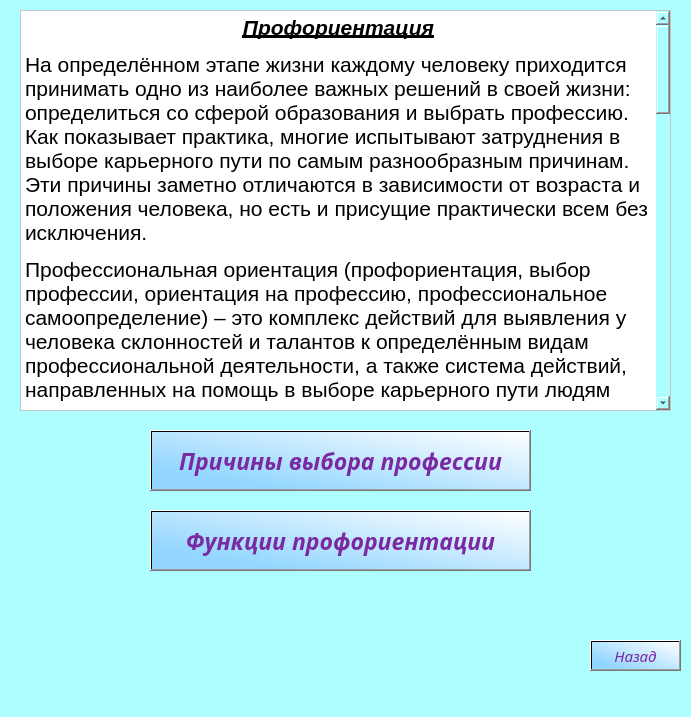
<?xml version="1.0" encoding="UTF-8"?>
<ui version="4.0">
 <class>MainWindow</class>
 <widget class="QMainWindow" name="MainWindow">
  <property name="geometry">
   <rect>
    <x>0</x>
    <y>0</y>
    <width>691</width>
    <height>717</height>
   </rect>
  </property>
  <property name="windowTitle">
   <string>MainWindow</string>
  </property>
  <property name="styleSheet">
   <string notr="true">background-color: rgb(173, 255, 255);
</string>
  </property>
  <widget class="QWidget" name="centralwidget">
   <widget class="QTextBrowser" name="textBrowser">
    <property name="geometry">
     <rect>
      <x>20</x>
      <y>10</y>
      <width>651</width>
      <height>401</height>
     </rect>
    </property>
    <property name="styleSheet">
     <string notr="true">background-color: rgb(255, 255, 255);</string>
    </property>
    <property name="html">
     <string>&lt;!DOCTYPE HTML PUBLIC &quot;-//W3C//DTD HTML 4.0//EN&quot; &quot;http://www.w3.org/TR/REC-html40/strict.dtd&quot;&gt;
&lt;html&gt;&lt;head&gt;&lt;meta name=&quot;qrichtext&quot; content=&quot;1&quot; /&gt;&lt;style type=&quot;text/css&quot;&gt;
p, li { white-space: pre-wrap; }
&lt;/style&gt;&lt;/head&gt;&lt;body style=&quot; font-family:'MS Shell Dlg 2'; font-size:8.25pt; font-weight:400; font-style:normal;&quot;&gt;
&lt;p align=&quot;center&quot; style=&quot; margin-top:12px; margin-bottom:12px; margin-left:0px; margin-right:0px; -qt-block-indent:0; text-indent:0px;&quot;&gt;&lt;span style=&quot; font-size:16pt; font-weight:600; font-style:italic; text-decoration: underline;&quot;&gt;Профориентация&lt;/span&gt;&lt;/p&gt;
&lt;p style=&quot; margin-top:12px; margin-bottom:12px; margin-left:0px; margin-right:0px; -qt-block-indent:0; text-indent:0px;&quot;&gt;&lt;span style=&quot; font-family:'Times New Roman,serif'; font-size:16pt;&quot;&gt;На определённом этапе жизни каждому человеку приходится принимать одно из наиболее важных решений в своей жизни: определиться со сферой образования и выбрать профессию. Как показывает практика, многие испытывают затруднения в выборе карьерного пути по самым разнообразным причинам. Эти причины заметно отличаются в зависимости от возраста и положения человека, но есть и присущие практически всем без исключения. &lt;/span&gt;&lt;/p&gt;
&lt;p style=&quot; margin-top:12px; margin-bottom:12px; margin-left:0px; margin-right:0px; -qt-block-indent:0; text-indent:0px;&quot;&gt;&lt;span style=&quot; font-family:'Times New Roman,serif'; font-size:16pt;&quot;&gt;Профессиональная ориентация (профориентация, выбор профессии, ориентация на профессию, профессиональное самоопределение) – это комплекс действий для выявления у человека склонностей и талантов к определённым видам профессиональной деятельности, а также система действий, направленных на помощь в выборе карьерного пути людям всех возрастов.&lt;/span&gt;&lt;span style=&quot; font-size:16pt;&quot;&gt; &lt;/span&gt;&lt;/p&gt;
&lt;p style=&quot; margin-top:12px; margin-bottom:12px; margin-left:0px; margin-right:0px; -qt-block-indent:0; text-indent:0px;&quot;&gt;&lt;span style=&quot; font-family:'Times New Roman,serif'; font-size:16pt;&quot;&gt;В современном мире существует огромное количество профессий и с развитием общества постоянно появляются новые. Найти подходящую для себя – нелёгкая задача, подчас требующая умения разобраться в себе: знать свои слабые и сильные стороны, адекватно оценивать физические и умственные возможности, быть готовым постоянно учиться и усваивать большие объемы знаний.&lt;/span&gt;&lt;span style=&quot; font-size:16pt;&quot;&gt; &lt;/span&gt;&lt;/p&gt;
&lt;p style=&quot; margin-top:12px; margin-bottom:12px; margin-left:0px; margin-right:0px; -qt-block-indent:0; text-indent:0px;&quot;&gt;&lt;span style=&quot; font-family:'Times New Roman,serif'; font-size:16pt;&quot;&gt;Наиболее успешен в своей карьере тот человек, который с радостью ходит на работу как на праздник, а это возможно только при грамотно проведённой профориентационной работе. В лучшем случае такая работа продолжается на протяжении всей жизни человека, начиная с детского сада и школы и продолжаясь на рабочем месте. В разном возрасте профориентация решает разные проблемы: в школе это вопрос выбора профессии, а в организации может быть адаптацией к процессу труда.&lt;/span&gt;&lt;span style=&quot; font-size:16pt;&quot;&gt; &lt;/span&gt;&lt;/p&gt;
&lt;p style=&quot; margin-top:12px; margin-bottom:12px; margin-left:0px; margin-right:0px; -qt-block-indent:0; text-indent:0px;&quot;&gt;&lt;span style=&quot; font-family:'Times New Roman,serif'; font-size:16pt;&quot;&gt;В России значительно ослабли позиции значимости трудового воспитания подрастающего поколения. Свою роль в этом процессе сыграли как средства массовой информации, формирующие преимущественно потребительское отношение к жизни, так и значительное разделение престижности профессий, пусть и не всегда совпадающее с действительностью. Молодежь мечтает о возможности сделать лёгкую и быструю карьеру в экономической или юридической сферах, в то время как наука, работа руками и сельское хозяйство часто воспринимается как работа для неудачников. Однако грамотный специалист на крупном предприятии может получать значительно большую зарплату, чем очередной экономист в офисе.&lt;/span&gt;&lt;span style=&quot; font-size:16pt;&quot;&gt; &lt;/span&gt;&lt;/p&gt;
&lt;p style=&quot; margin-top:12px; margin-bottom:12px; margin-left:0px; margin-right:0px; -qt-block-indent:0; text-indent:0px;&quot;&gt;&lt;span style=&quot; font-family:'Times New Roman,serif'; font-size:16pt;&quot;&gt;Заметно увеличилось и количество людей, работающих не по полученной специальности, особенно сильно эта тенденция прослеживается среди выпускников высших учебных заведений. Таким образом, рынок труда за счёт государственных средств, ушедших на образование студента, насыщается бесполезными специалистами.&lt;/span&gt;&lt;span style=&quot; font-size:16pt;&quot;&gt; &lt;/span&gt;&lt;/p&gt;
&lt;p style=&quot; margin-top:12px; margin-bottom:12px; margin-left:0px; margin-right:0px; -qt-block-indent:0; text-indent:0px;&quot;&gt;&lt;span style=&quot; font-family:'Times New Roman,serif'; font-size:16pt;&quot;&gt;Эти и другие проблемы может решить грамотно и вовремя проводимая профориентация, начиная с детского сада и на протяжении всего времени обучения в школе и средне-специальных или высших учебных заведениях.&lt;/span&gt;&lt;span style=&quot; font-size:16pt;&quot;&gt; &lt;/span&gt;&lt;/p&gt;
&lt;p style=&quot; margin-top:12px; margin-bottom:12px; margin-left:0px; margin-right:0px; -qt-block-indent:0; text-indent:0px;&quot;&gt;&lt;span style=&quot; font-family:'Times New Roman,serif'; font-size:16pt; font-weight:600; font-style:italic;&quot;&gt;Где можно пройти профориентацию:&lt;/span&gt;&lt;span style=&quot; font-size:16pt;&quot;&gt; &lt;/span&gt;&lt;/p&gt;
&lt;p style=&quot; margin-top:12px; margin-bottom:12px; margin-left:0px; margin-right:0px; -qt-block-indent:0; text-indent:0px;&quot;&gt;&lt;span style=&quot; font-family:'Courier New'; font-size:14pt;&quot;&gt;o&lt;/span&gt;&lt;span style=&quot; font-family:'Times New Roman'; font-size:16pt;&quot;&gt;   &lt;/span&gt;&lt;span style=&quot; font-family:'Times New Roman,serif'; font-size:16pt;&quot;&gt;Различные тесты на профориентацию размещены в интернете (самый популярный проект по профориентации «Билет в будущие»). &lt;/span&gt;&lt;/p&gt;
&lt;p style=&quot; margin-top:12px; margin-bottom:12px; margin-left:0px; margin-right:0px; -qt-block-indent:0; text-indent:0px;&quot;&gt;&lt;span style=&quot; font-family:'Courier New'; font-size:16pt;&quot;&gt;o&lt;/span&gt;&lt;span style=&quot; font-family:'Times New Roman'; font-size:16pt;&quot;&gt;   &lt;/span&gt;&lt;span style=&quot; font-family:'Times New Roman,serif'; font-size:16pt;&quot;&gt;У психолога или профориентолога.&lt;/span&gt;&lt;span style=&quot; font-size:16pt;&quot;&gt; &lt;/span&gt;&lt;/p&gt;
&lt;p style=&quot; margin-top:12px; margin-bottom:12px; margin-left:0px; margin-right:0px; -qt-block-indent:0; text-indent:0px;&quot;&gt;&lt;span style=&quot; font-family:'Courier New'; font-size:16pt;&quot;&gt;o&lt;/span&gt;&lt;span style=&quot; font-family:'Times New Roman'; font-size:16pt;&quot;&gt;   &lt;/span&gt;&lt;span style=&quot; font-family:'Times New Roman,serif'; font-size:16pt;&quot;&gt;На различных тренингах по выбору профессии.&lt;/span&gt;&lt;span style=&quot; font-size:16pt;&quot;&gt; &lt;/span&gt;&lt;/p&gt;
&lt;p style=&quot; margin-top:12px; margin-bottom:12px; margin-left:0px; margin-right:0px; -qt-block-indent:0; text-indent:0px;&quot;&gt;&lt;span style=&quot; font-family:'Times New Roman,serif'; font-size:14pt;&quot;&gt; &lt;/span&gt;&lt;span style=&quot; font-size:8pt;&quot;&gt; &lt;/span&gt;&lt;/p&gt;&lt;/body&gt;&lt;/html&gt;</string>
    </property>
   </widget>
   <widget class="QPushButton" name="nazad">
    <property name="geometry">
     <rect>
      <x>590</x>
      <y>640</y>
      <width>91</width>
      <height>31</height>
     </rect>
    </property>
    <property name="font">
     <font>
      <family>Nightclub BTN</family>
      <pointsize>11</pointsize>
      <weight>50</weight>
      <italic>true</italic>
      <bold>false</bold>
     </font>
    </property>
    <property name="styleSheet">
     <string notr="true">background-color: qlineargradient(spread:pad, x1:0, y1:0.875, x2:1, y2:0, stop:0.125 rgba(147, 214, 255, 255), stop:1 rgba(255, 255, 255, 255));
color: rgb(122, 41, 163);</string>
    </property>
    <property name="text">
     <string>Назад</string>
    </property>
   </widget>
   <widget class="QPushButton" name="prichin">
    <property name="geometry">
     <rect>
      <x>150</x>
      <y>430</y>
      <width>381</width>
      <height>61</height>
     </rect>
    </property>
    <property name="font">
     <font>
      <family>Nightclub BTN UltraCn</family>
      <pointsize>17</pointsize>
      <weight>75</weight>
      <italic>true</italic>
      <bold>true</bold>
     </font>
    </property>
    <property name="styleSheet">
     <string notr="true">background-color: qlineargradient(spread:pad, x1:0, y1:0.875, x2:1, y2:0, stop:0.125 rgba(147, 214, 255, 255), stop:1 rgba(255, 255, 255, 255));
color: rgb(122, 41, 163);
</string>
    </property>
    <property name="text">
     <string>Причины выбора профессии</string>
    </property>
   </widget>
   <widget class="QPushButton" name="function">
    <property name="geometry">
     <rect>
      <x>150</x>
      <y>510</y>
      <width>381</width>
      <height>61</height>
     </rect>
    </property>
    <property name="font">
     <font>
      <family>Nightclub BTN UltraCn</family>
      <pointsize>17</pointsize>
      <weight>75</weight>
      <italic>true</italic>
      <bold>true</bold>
     </font>
    </property>
    <property name="styleSheet">
     <string notr="true">background-color: qlineargradient(spread:pad, x1:0, y1:0.875, x2:1, y2:0, stop:0.125 rgba(147, 214, 255, 255), stop:1 rgba(255, 255, 255, 255));
color: rgb(122, 41, 163);
</string>
    </property>
    <property name="text">
     <string>Функции профориентации</string>
    </property>
   </widget>
  </widget>
  <widget class="QMenuBar" name="menubar">
   <property name="geometry">
    <rect>
     <x>0</x>
     <y>0</y>
     <width>691</width>
     <height>21</height>
    </rect>
   </property>
  </widget>
  <widget class="QStatusBar" name="statusbar"/>
 </widget>
 <resources/>
 <connections/>
</ui>
